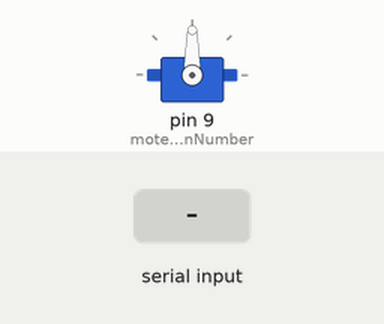
Recording of a sketch running on a simulated Arduino Uno, built with avr-gcc and run on an emulated ATmega328P. On the bench: servo. The inputs (shaded band) are chosen by the test bench. What the sketch prints to the serial monitor is not drawn.

Above: at 1.2 s.
1.3 s: "2" received over Serial
At 2.1 s:
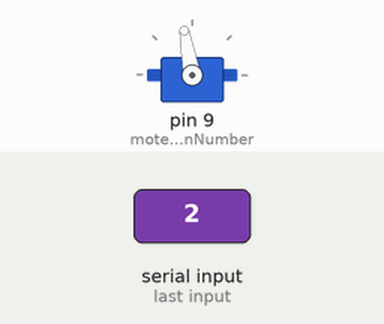
2.8 s: "0" received over Serial
At 3.2 s:
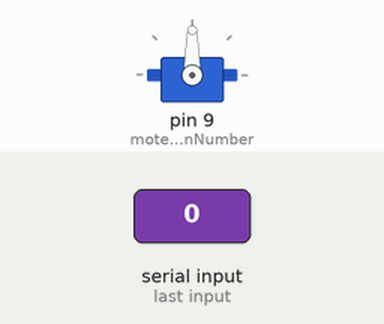
Timing chart, 0 to 5.8 s (numbered marks = the images above; inputs shaded):
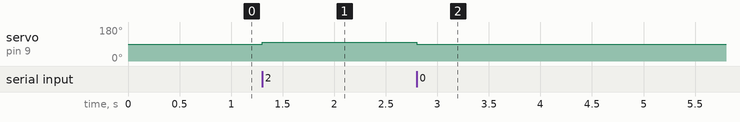

Measured:
- after the input at 1.3 s, servo on pin 9 (moterPinNumber): 90° → 100° at once
- after the input at 2.8 s, servo on pin 9 (moterPinNumber): 100° → 90° at once

The sketch:

servo_moter.ino
```cpp
#include <Servo.h>


Servo servo;
int moterPinNumber = 9;
int input_data;

void setup() {
  servo.attach(moterPinNumber);
  Serial.begin(9600);
  Serial.print("서보 모터 초기화..");
  servo.write(90);
}

void loop() {
  // put your main code here, to run repeatedly:
  while(Serial.available())
  {
    input_data = Serial.read();
  }

  // 직진
  if(input_data == '0')
  {
    moveAngle(90);
  }
  // 우회전
  else if(input_data == '1')
  {
    moveAngle(95);
  } else if (input_data == '2')
  {
    moveAngle(100);
  } else if (input_data == '3')
  {
    moveAngle(105);
  } else if (input_data == '4')
  {
    moveAngle(110);
  } else if (input_data == '5')
  {
    moveAngle(115);
  }

}

void moveAngle(int argAngle) {
//  Serial.print(argAngle + "각도로 이동합니다...");
  servo.write(argAngle);
//  delay(500);
}
```
